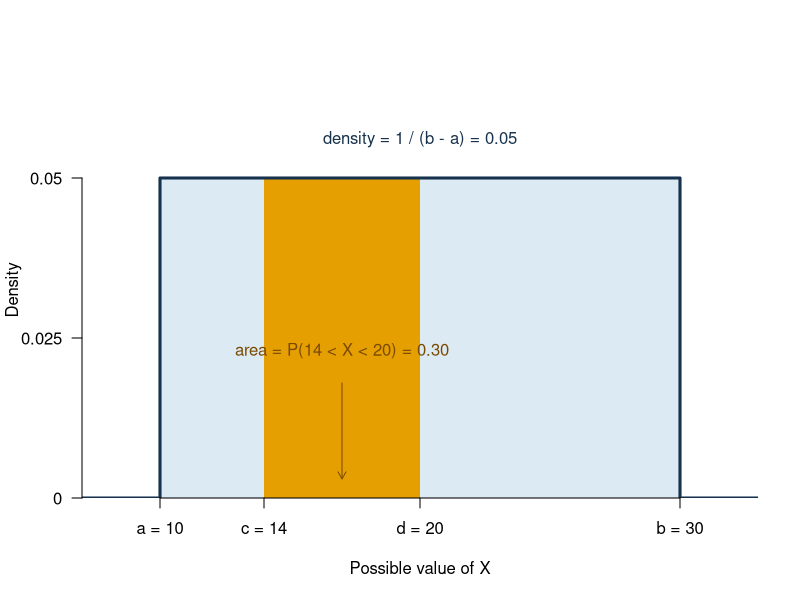
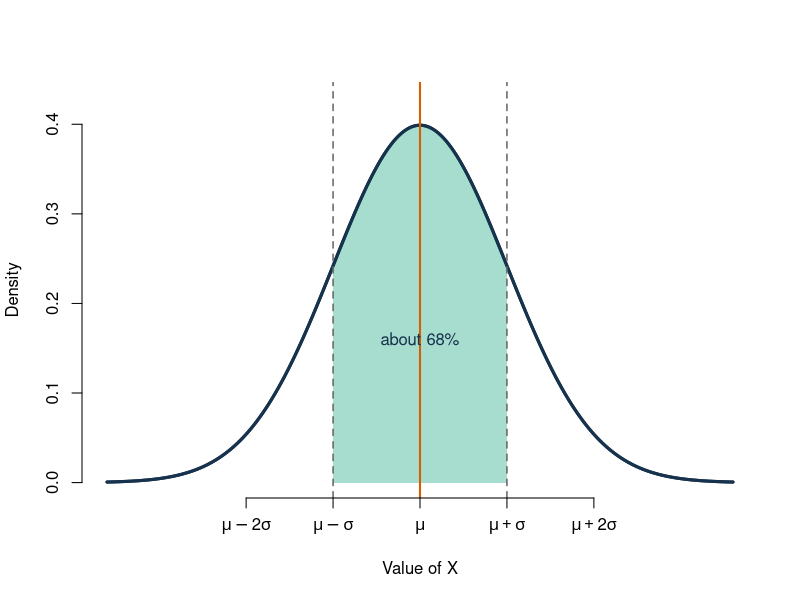
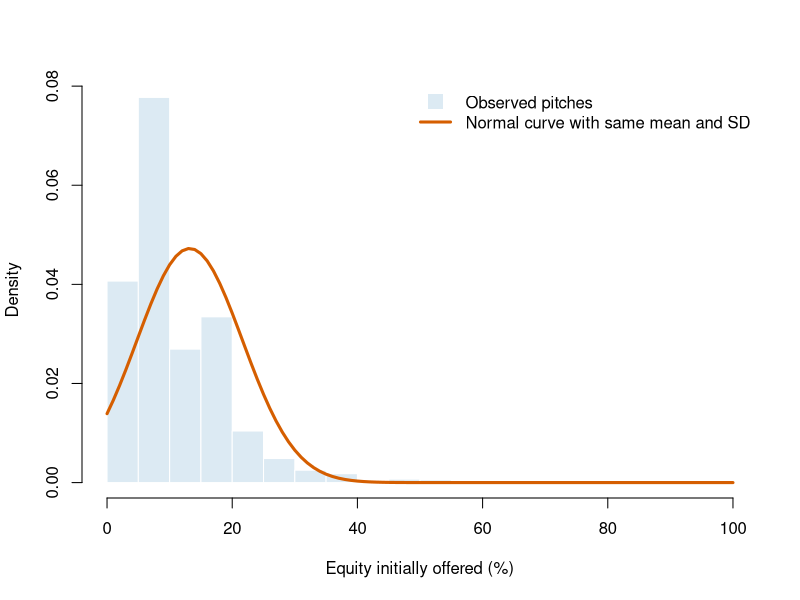

R code for these plots, in order:
## ---- chunk 1
knitr::opts_chunk$set(echo = TRUE, message = FALSE, warning = FALSE,
                      fig.width = 7, fig.height = 4.5)
sharks <- read.csv("data/shark_tank_teaching.csv", stringsAsFactors = FALSE)
## ---- chunk 2
a <- 10
b <- 30
c_cut <- 14
d_cut <- 20
density_height <- 1 / (b - a)

plot(
  NA,
  xlim = c(7, 33),
  ylim = c(0, 0.065),
  bty = "n",
  xaxt = "n",
  yaxt = "n",
  xaxs = "i",
  yaxs = "i",
  xlab = "Possible value of X",
  ylab = "Density"
)
polygon(
  c(a, a, b, b),
  c(0, density_height, density_height, 0),
  col = "#DCEAF3",
  border = NA
)
polygon(
  c(c_cut, c_cut, d_cut, d_cut),
  c(0, density_height, density_height, 0),
  col = "#E69F00",
  border = NA
)
lines(
  c(7, a, a, b, b, 33),
  c(0, 0, density_height, density_height, 0, 0),
  col = "#17324D",
  lwd = 3
)
axis(1, at = c(a, c_cut, d_cut, b),
     labels = c("a = 10", "c = 14", "d = 20", "b = 30"))
axis(2, at = c(0, 0.025, 0.05),
     labels = c("0", "0.025", "0.05"), las = 1)
text(20, 0.056, "density = 1 / (b - a) = 0.05", col = "#17324D")
arrows(17, 0.018, 17, 0.003, length = 0.08, col = "#7A4A00")
text(17, 0.023, "area = P(14 < X < 20) = 0.30", col = "#7A4A00")
## ---- chunk 3
z <- seq(-3.6, 3.6, length.out = 800)
normal_density <- dnorm(z)
plot(
  z,
  normal_density,
  type = "l",
  lwd = 3,
  col = "#17324D",
  bty = "n",
  xaxt = "n",
  xlab = "Value of X",
  ylab = "Density",
  ylim = c(0, 0.43)
)
inside <- z >= -1 & z <= 1
polygon(
  c(-1, z[inside], 1),
  c(0, normal_density[inside], 0),
  col = grDevices::adjustcolor("#009E73", alpha.f = 0.35),
  border = NA
)
lines(z, normal_density, lwd = 3, col = "#17324D")
abline(v = c(-1, 0, 1), lty = c(2, 1, 2),
       col = c("#666666", "#D55E00", "#666666"), lwd = c(1.5, 2, 1.5))
axis(1, at = c(-2, -1, 0, 1, 2),
     labels = c(expression(mu-2*sigma), expression(mu-sigma),
                expression(mu), expression(mu+sigma),
                expression(mu+2*sigma)))
text(0, 0.16, "about 68%", col = "#17324D")
## ---- chunk 4
x <- sharks$equity_offered_pct
hist(
  x,
  breaks = seq(0, 100, by = 5),
  probability = TRUE,
  col = "#DCEAF3",
  border = "white",
  bty = "n",
  xlab = "Equity initially offered (%)",
  ylab = "Density",
  main = ""
)
curve(
  dnorm(x, mean = mean(sharks$equity_offered_pct),
        sd = sd(sharks$equity_offered_pct)),
  add = TRUE,
  col = "#D55E00",
  lwd = 3
)
legend(
  "topright",
  c("Observed pitches", "Normal curve with same mean and SD"),
  pch = c(15, NA), lty = c(0, 1), lwd = c(NA, 3),
  col = c("#DCEAF3", "#D55E00"), pt.cex = 2,
  bty = "n"
)
## ---- chunk 5
# P(X <= 70) when X ~ N(50, 10^2)
pnorm(70, mean = 50, sd = 10)

# central 95% of the standard normal distribution
qnorm(c(0.025, 0.975))
